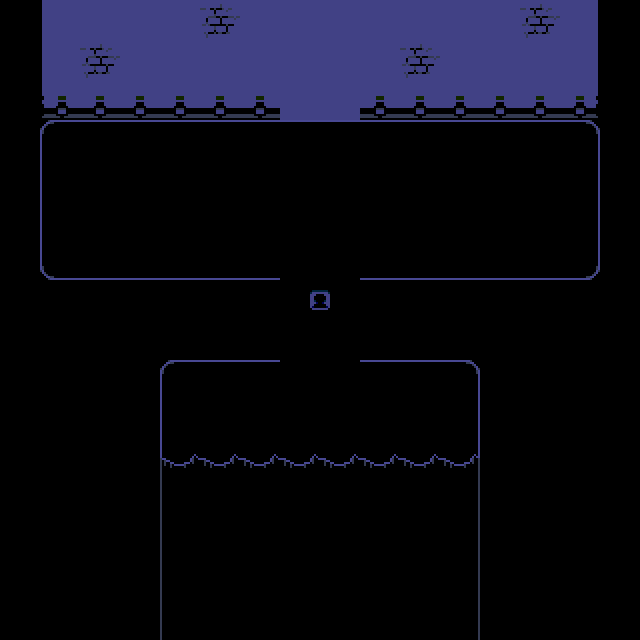

Below is a game level as drawn by its tile map, then a one-line description and the .tmx file that defines it, in full:
An orthogonal 16x16 tile map with 40x40 px tiles, 2 tile layers (Tile Layer 1, LockedPit) and 19 objects (2x script, pit_lock, warpspawn, savepoint, elevatordoor, ...).

<map version="1.10" tiledversion="1.11.0" orientation="orthogonal" renderorder="right-down" width="16" height="16" tilewidth="40" tileheight="40" infinite="0" nextlayerid="6" nextobjectid="32">
 <editorsettings>
  <export target="data.lua" format="lua" />
 </editorsettings>
 <properties>
  <property name="name" value="Dark Pit - Entry" />
 </properties>
 <tileset firstgid="1" source="../../tilesets/pit_area_1.tsx" />
 <layer id="1" name="Tile Layer 1" width="16" height="16">
  <data encoding="csv">
0,79,80,80,80,30,80,80,80,80,80,80,80,30,81,0,
0,79,30,80,80,80,80,80,80,80,30,80,80,80,81,0,
0,92,93,93,93,93,93,80,80,93,93,93,93,93,94,0,
0,1,2,2,2,2,2,2,2,2,2,2,2,2,3,0,
0,14,15,15,15,15,15,15,15,15,15,15,15,15,16,0,
0,14,15,15,15,15,15,15,15,15,15,15,15,15,16,0,
0,27,28,28,28,28,28,15,15,28,28,28,28,28,29,0,
0,0,0,0,0,0,0,43,45,0,0,0,0,0,0,0,
0,0,0,0,0,0,0,43,45,0,0,0,0,0,0,0,
0,0,0,0,1,2,2,15,15,2,2,3,0,0,0,0,
0,0,0,0,14,15,15,15,15,15,15,16,0,0,0,0,
0,0,0,0,59,60,60,60,60,60,60,61,0,0,0,0,
0,0,0,0,72,73,73,73,73,73,73,74,0,0,0,0,
0,0,0,0,72,73,73,73,73,73,73,74,0,0,0,0,
0,0,0,0,72,73,73,73,73,73,73,74,0,0,0,0,
0,0,0,0,72,73,73,73,73,73,73,74,0,0,0,0
</data>
 </layer>
 <layer id="5" name="LockedPit" width="16" height="16">
  <data encoding="csv">
0,0,0,0,0,0,0,0,0,0,0,0,0,0,0,0,
0,0,0,0,0,0,0,0,0,0,0,0,0,0,0,0,
0,0,0,0,0,0,0,0,0,0,0,0,0,0,0,0,
0,0,0,0,0,0,0,0,0,0,0,0,0,0,0,0,
0,0,0,0,0,0,0,0,0,0,0,0,0,0,0,0,
0,0,0,0,0,0,0,0,0,0,0,0,0,0,0,0,
0,0,0,0,0,0,0,0,0,0,0,0,0,0,0,0,
0,0,0,0,0,0,0,31,32,0,0,0,0,0,0,0,
0,0,0,0,0,0,0,15,15,0,0,0,0,0,0,0,
0,0,0,0,0,0,0,0,0,0,0,0,0,0,0,0,
0,0,0,0,0,0,0,0,0,0,0,0,0,0,0,0,
0,0,0,0,0,0,0,0,0,0,0,0,0,0,0,0,
0,0,0,0,0,0,0,0,0,0,0,0,0,0,0,0,
0,0,0,0,0,0,0,0,0,0,0,0,0,0,0,0,
0,0,0,0,0,0,0,0,0,0,0,0,0,0,0,0,
0,0,0,0,0,0,0,0,0,0,0,0,0,0,0,0
</data>
 </layer>
 <objectgroup id="2" name="collision">
  <object id="16" name="pit_lock" x="280" y="280" width="80" height="80" />
  <object id="19" x="40" y="80" width="240" height="40" />
  <object id="20" x="360" y="80" width="240" height="40" />
  <object id="21" x="600" y="80" width="40" height="560" />
  <object id="22" x="0" y="80" width="40" height="560" />
  <object id="23" x="40" y="280" width="120" height="360" />
  <object id="24" x="480" y="280" width="120" height="360" />
  <object id="25" x="160" y="458" width="320" height="182" />
  <object id="26" x="160" y="280" width="120" height="80" />
  <object id="27" x="360" y="280" width="120" height="80" />
 </objectgroup>
 <objectgroup id="3" name="objects">
  <object id="1" name="warpspawn" x="440" y="120" width="120" height="40">
   <properties>
    <property name="skin" value="cyber_city" />
   </properties>
  </object>
  <object id="4" name="savepoint" x="180" y="140">
   <properties>
    <property name="override_power" type="bool" value="true" />
    <property name="text1" value="* Looking down into the pit, you feel uncertainty..." />
    <property name="text2" value="* But also power." />
    <property name="text3" value="* (Savepoints in this DLC will not heal you.)" />
   </properties>
   <point />
  </object>
  <object id="17" name="elevatordoor" x="260" y="80" width="120" height="40" />
  <object id="18" name="interactable" x="280" y="280" width="80" height="40">
   <properties>
    <property name="cutscene" value="pre_pit.lock" />
   </properties>
  </object>
  <object id="28" name="script" x="280" y="60" width="80" height="40">
   <properties>
    <property name="cutscene" value="pre_pit.elevator" />
    <property name="once" type="bool" value="false" />
   </properties>
  </object>
  <object id="29" name="script" x="160" y="418" width="320" height="40">
   <properties>
    <property name="cutscene" value="pre_pit.entry" />
    <property name="once" type="bool" value="false" />
   </properties>
  </object>
 </objectgroup>
 <objectgroup id="4" name="markers">
  <object id="2" name="spawn" x="320" y="200">
   <point />
  </object>
  <object id="30" x="320" y="720">
   <point />
  </object>
  <object id="31" name="spawnpoint" x="500" y="200">
   <point />
  </object>
 </objectgroup>
</map>
